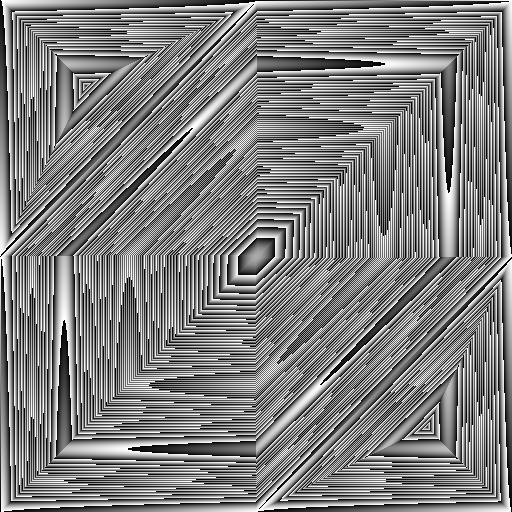
Frame 1 (no input)
Frame 60 (the mouse pressed at the canvas centre just before this capture): identical to frame 1, image omitted
Frame 120 (the mouse held since frame 60 and released just before this capture): identical to frame 1, image omitted

The Processing sketch that drew this single still picture (run headless with seeded random() and noise(); from frame 60 on, the mouse is pressed at the canvas centre):

// Processing sketch: processing_163393
// ── processing_163393.pde

int counter;
PImage img = createImage( 512, 512, ARGB );
int p = 1;
int q = 1;
 
float r = 1;
float s = 1;
float step = 0.1;
 
void setup( )
{
  size( 512, 512 );
}
 
void draw( )
{
  int j = 0;
  for ( int i = 0; i < 512 * 512; i++ )
    img.pixels[ i ] = 0;
  
  for ( int x = 0; x < 512; x++ )
  {
    for ( int y = 0; y < 512; y++ )
    {
      if ( img.pixels[ y * 512 + x ] != 0 )
        continue;
         
      color c = color( j );
      int xx = x, yy = y;
   
      for( ;; )
      {
        img.pixels[ y * 512 + x ] = c;
        x += ( int )( r * ( y - 256 ) );
        x &= 0x1ff;
        y -= ( int )( s * ( x - 256 ) );
        y &= 0x1ff;
         
        if ( x == xx && y == yy )
          break;
      }
       
      j = ( j + 1 ) & 255;
    }
  }
  img.updatePixels( );
  image( img,0,0,img.width,img.height );
   
}
 
void keyPressed( )
{
  if ( keyCode == UP    ) r += step;
  if ( keyCode == DOWN  ) r -= step;
   
  if ( keyCode == LEFT  ) s -= step;
  if ( keyCode == RIGHT ) s += step;
    
  if ( key == ' ' ) { r = 1.0; s = 1.0; }
  
  if ( key == '+' ) step *= 2.0;
  if ( key == '-' ) step /= 2.0;
   
  print( "r = " ); print( r ); print( " " );
  print( "s = " ); print( s ); print( "\n" );
}
